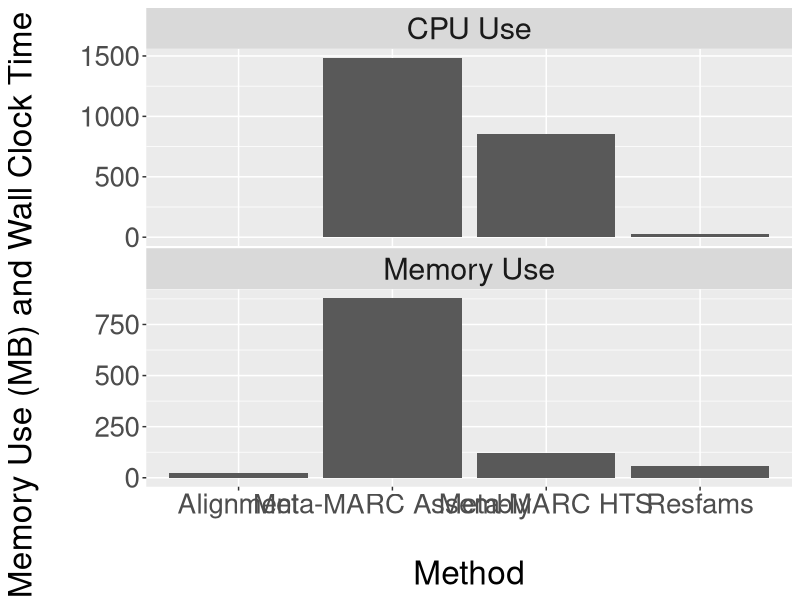

Source code (R):
library(ggplot2)
library(data.table)


bench_data <- data.table(
  Method=c('Alignment', 'Meta-MARC HTS', 'Meta-MARC Assembly', 'Resfams'),
  WallClockTime=c(2.51, 267.04+82.32+506.09, 469.34+133.6+882.2, 24.3),
  MemUse=c(23076, 36160+41736+44860, 305396+258088+314428, 59652)
)

bench_data[, MemUseMB := ( MemUse / 1000 )]
bench_data[,MemUse:=NULL]

mbdata <- melt(bench_data, id=1)
colnames(mbdata) <- c('Method', 'Resource', 'Value')

transl_table = c('WallClockTime'='CPU Use',
                 'MemUseMB'='Memory Use')

mbdata[['Resource']] <- transl_table[mbdata[['Resource']]]

g <- ggplot(mbdata, aes(x=Method, y=Value)) +
  facet_wrap(~Resource, ncol=1, scales = 'free_y') + geom_bar(stat='identity') +
  ylab('Peak Memory Use (MB) and Wall Clock Time (seconds)\n') +
  xlab('\nMethod') +
  theme(
    axis.text.y=element_text(size=20),
    axis.text.x=element_text(size=20),
    axis.title.x=element_text(size=24),
    axis.title.y=element_text(size=24),
    strip.text=element_text(size=22),
    panel.margin=unit(0.1, "lines")
  )
  
png('/mnt/manuscripts/CommunicationsBiology_HMM_Publication/meta-marc-publication/graphs/benchmarking.png', width=1200, height=900)
print(g)
dev.off()
